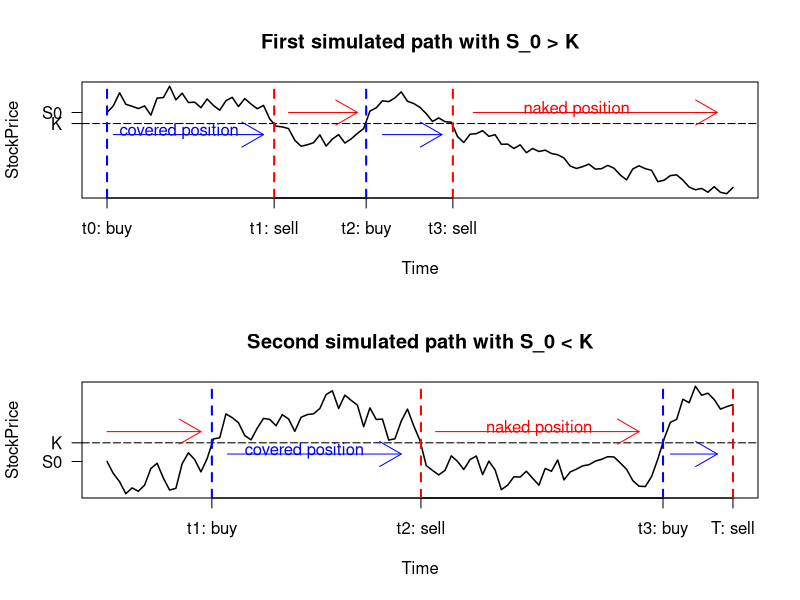

The R source for this figure:
# clear variables and close windows
rm(list = ls(all = TRUE))
graphics.off()

# Declare stock price variables
S0    = 51                        # current stock price
sig   = 0.2                       # volatility 

# Declare option pricing variables
r     = 0.05                      # interest rate
K     = 50                        # strike price
t0    = 0/52                      # current time (1 week = 1/52)
mat   = 20/52                     # maturity

# Parameters for calculations
dt    = 0.2/52                    # period between steps
np    = (mat - t0)/dt             # number of periods
t     = seq(t0, mat, dt)          # maturity - t0 divided in n intervals
tau   = mat - t                   # times to maturity

# Simulate first stock price path
set.seed(18)                     # in order to make the simulation replicable
Wt    = c(0, cumsum(sqrt(dt) * rnorm(np)))
S     = S0 * exp((r - 0.5 * sig^2) * t + sig * Wt)

# Calculate buying and selling timepoints
Buy         = (S[1:np] < K) * (S[2:(np + 1)] > K)
Sell        = (S[1:np] > K) * (S[2:(np + 1)] < K)
buytime     = numeric(sum(Buy))   # predefined zero vector for efficiency
selltime    = numeric(sum(Sell))  # length of buy/sell time is the number of purchases/sales

# Define counting variables for calculations
n   = 1
m   = 1

for (k in 1:length(Buy)) {
  if (Buy[k] == 1) {
    buytime[n] = t[k + 1]
    n = n + 1
  }
  if (Sell[k] == 1) {
    selltime[m] = t[k + 1]
    m = m + 1
  }
}

# Plot
par(mfrow = c(2, 1))
plot(t, S, type = "l", lwd=1.5, ylab = "StockPrice", xlab = "Time", xaxt = "n", yaxt = "n", main ="First simulated path with S_0 > K")
abline(h = 50, lty = 5)
axis(2, K, "K", las = 1)
axis(2, S0, "S0", las = 1)
corrbuyt = c(0,buytime[1]-0.12/52)    #correct where S_t crosses K-line
buyaxis = c("t0: buy", "t2: buy")
corrsellt = selltime- c(0.06/52, 0.15/52)   #correct where S_t crosses K-line
sellaxis = c("t1: sell","t3: sell")
axis(1, corrbuyt, buyaxis)
axis(1, corrsellt, sellaxis)
abline(v = corrbuyt, lty = 2, lwd = 2, col = "blue")
abline(v = corrsellt, lty = 2, lwd = 2, col = "red")
arrows(0.2/52,49, 5/52,49, col = "blue")
text(2.3/52,49.3, "covered position", col = "blue")
arrows(5.8/52,51, 8/52,51, col = "red")
arrows(8.8/52,49, 10.7/52,49, col = "blue")
arrows(11.7/52,51, 19.5/52,51, col = "red")
text(15/52,51.3, "naked position", col = "red")

# Declare new stock price variables
S0    = 49

# Simulate second stock price path
set.seed(288)  # in order to make the simulation replicable
Wt  = c(0, cumsum(sqrt(dt) * rnorm(np)))
S   = S0 * exp((r - 0.5 * sig^2) * t + sig * Wt)

# Calculate buying and selling timepoints
Buy         = (S[1:np] < K) * (S[2:(np + 1)] > K)
Sell        = (S[1:np] > K) * (S[2:(np + 1)] < K)
buytime     = numeric(sum(Buy))   # predefined zero vector for efficiency
selltime    = numeric(sum(Sell))  # length of buy/sell time is the number of purchases/sales

# Define counting variables for calculations
n   = 1
m   = 1

for (k in 1:length(Buy)) {
  if (Buy[k] == 1) {
    buytime[n] = t[k + 1]
    n = n + 1
  }
  if (Sell[k] == 1) {
    selltime[m] = t[k + 1]
    m = m + 1
  }
}

# Plot
plot(t, S, type = "l", lwd=1.5, ylab = "StockPrice", xlab = "Time", xaxt = "n", yaxt = "n", main ="Second simulated path with S_0 < K")
abline(h = 50, lty = 5)
axis(2, K, "K", las = 1)
axis(2, S0, "S0", las = 1)
corrbuyt = buytime - c(0.05/52,0.035/52)  #correct where S_t crosses K-line
buyaxis = c("t1: buy", "t3: buy")
corrsellt = c(selltime[1]-0.17/52, mat)   #correct where S_t crosses K-line
sellaxis = c("t2: sell","T: sell")
axis(1, corrbuyt, buyaxis)
axis(1, corrsellt, sellaxis)
abline(v = corrbuyt, lty = 2, lwd = 2, col = "blue")
abline(v = corrsellt, lty = 2, lwd = 2, col = "red")
arrows(0,50.6, 3/52,50.6, col = "red")
arrows(3.85/52,49.4, 9.4/52,49.4, col = "blue")
text(6.3/52,49.58, "covered position", col = "blue")
arrows(10.5/52,50.6, 17/52,50.6, col = "red")
text(13.8/52,50.78, "naked position", col = "red")
arrows(18/52,49.4, 19.5/52,49.4, col = "blue")
